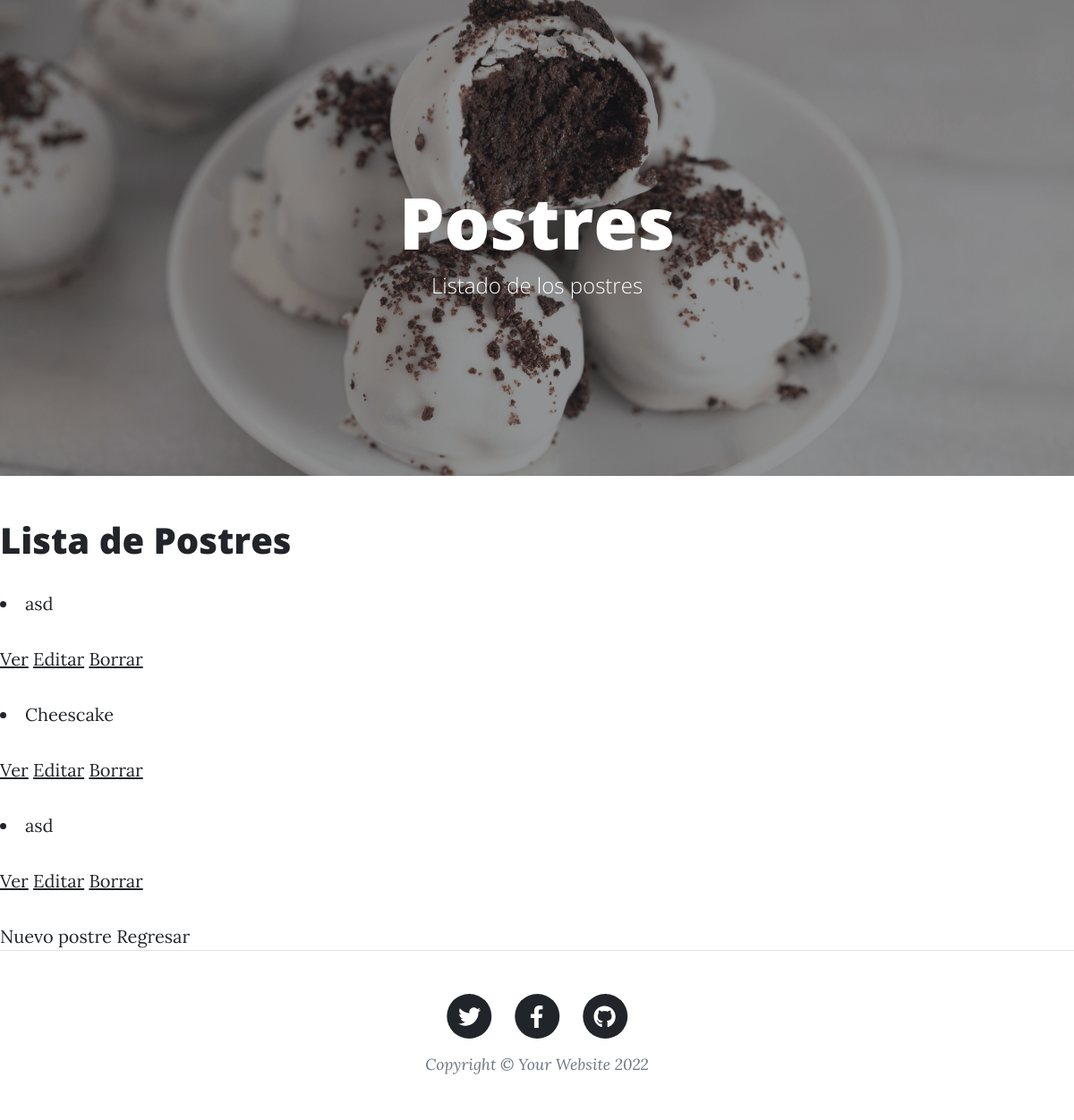
/AppBlog/postres/lista/, run on an earlier commit of the app's database.
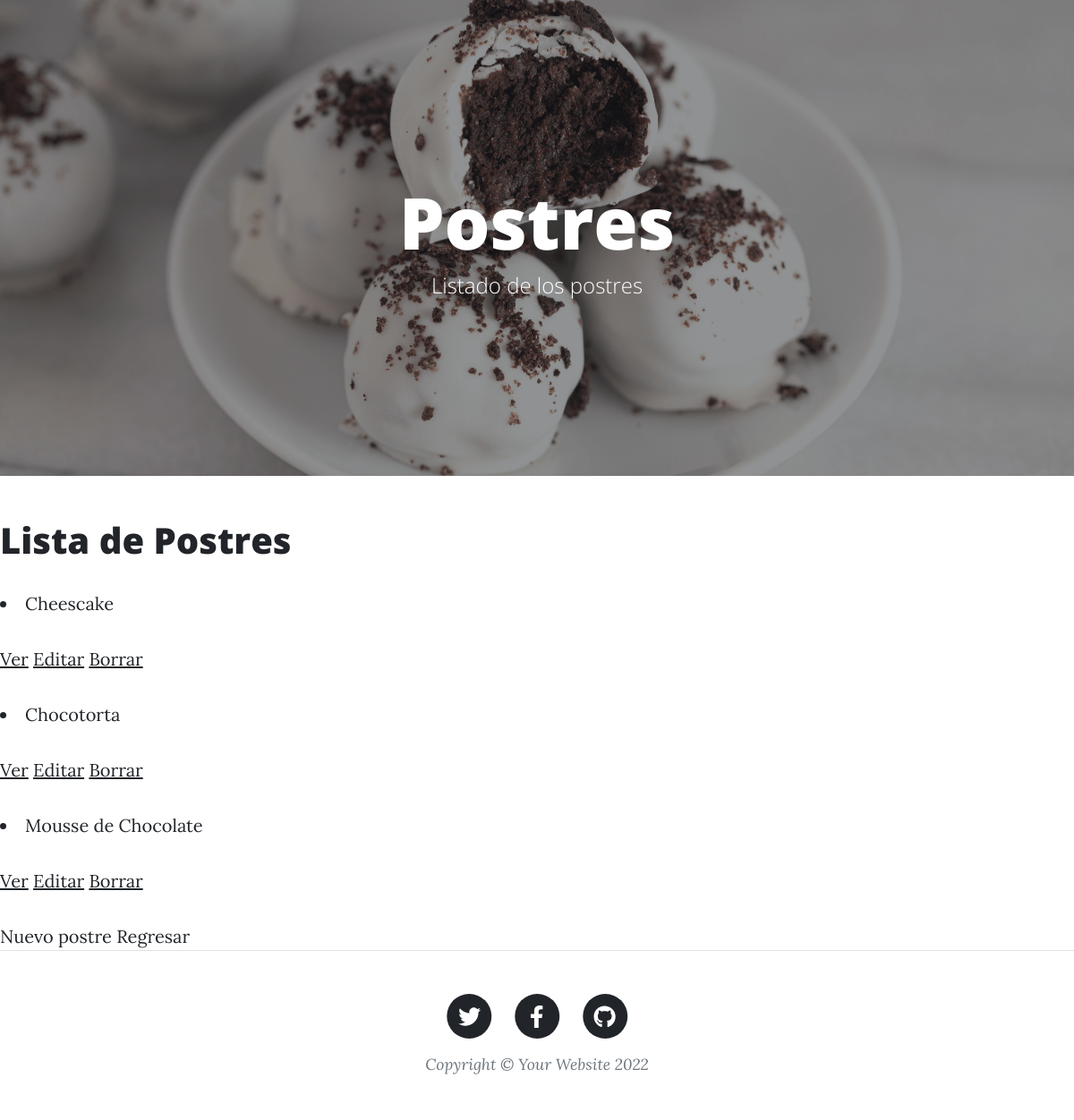
And on a later commit of the database.
### AppBlog/models.py (models this page shows, shortened)
class Postres(models.Model):
    nombre = models.CharField(max_length=40)
    pais = models.CharField(max_length=40)
    fecha = models.DateField()
    pastelero = models.CharField(max_length=40)

### AppBlog/views.py (the view)
# urls.py: path('postres/lista/', PostresList.as_view(), name = 'postresLista'),
class PostresList(ListView):
    model = Postres
    template_name = "AppBlog/postresLista.html"

### AppBlog/template/AppBlog/postresLista.html (shortened to what this page needs)
{% extends "AppBlog/padre_postres.html" %}
{% load static %}
{% block contenidoQueCambia %}
<h1>Lista de Postres</h1>
        {% for postres in object_list %}
        <li>{{ postres.nombre}}
            <p>
                <a href="{% url 'postresDetalle' postres.id %}">Ver</a>
                <a href="{% url 'postresEditar' postres.id %}">Editar</a>
                <a href="{% url 'postresBorrar' postres.id %}">Borrar</a>
            </p>
        </li>
        {% endfor %}
        <a href="{% url 'postresNuevo' %}">Nuevo postre</a>
        <a href="{% url 'postres' %}">Regresar</a>
{% endblock %}

What changed in the data, as far as the page shows it:
removed Postres: nombre "asd"
removed Postres: nombre "asd"
added Postres: nombre "Chocotorta"
added Postres: nombre "Mousse de Chocolate"
